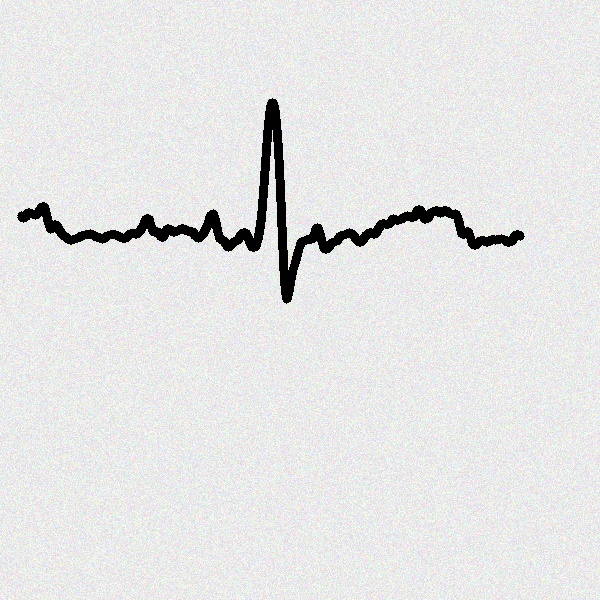
#> input picture images/MLII_A_1.jpeg, 600 x 600 px, given in place of MLII_R_9.jpeg, which was not available
$ jupyter execute --allow-errors main.ipynb   (shell and % lines are left out)   (Python 2 division)   (text cells are left out)
#> lines starting #> are read from the running program, lines starting #| are printed output that depends on the picture; after the words box and inside, x2 and y2 are one past the last pixel; in counts of white or black regions, pixels touching at a corner belong together
[cell 1]
import cv2
import wfdb as wf
import numpy as np
import pandas as pd
from glob import glob
from tqdm import tqdm
from lxml import etree
from matplotlib import pyplot as plt
import os

[cell 2]
pd.__version__

[cell 3]
# Prepare data access
paths = glob('data/mitdb/*.dat')
paths = [path[:-4] for path in paths]
paths.sort()
print paths

[cell 4]
beat_annotations = ['N', 'L', 'R', 'B',
                    'A', 'a', 'J', 'S', 'V',
                    'r', 'F', 'e', 'j', 'n',
                    'E', '/', 'f', 'Q', '?']
# 0.5 of how much signal we want per beat
half_qrs = 120

[cell 5]
# Prepare the final container
base = pd.DataFrame()

for path in tqdm(paths):
    # print 'Working with file:', path
    ann = wf.rdann(path, 'atr')

    record = wf.rdsamp(path)

    # We want just the signals
    data = record.p_signals

    # Prepare containers
    signals, classes = [], []

#     print dir(ann)
    # Beat extraction
    for it, beat in enumerate(ann.symbol):
        if beat in beat_annotations:
            # Defend from the dumb annotation hacking my folder structure
            if beat == '/': beat = 'C'

            sta = ann.sample[it] - half_qrs
            end = ann.sample[it] + half_qrs
            qrs = data[sta : end, :]

            # This may happen at the edges
            if len(qrs) != 2 * half_qrs: continue

            # Keep the channel type in the class name
            for ch in range(2):
                beat_class = '{}_{}'.format(record.signame[ch], beat)
                signals.append(qrs[:, ch])
                classes.append(beat_class)

    new_frame = pd.DataFrame({'qrs_data' : signals,
                              'qrs_type' : classes})
    # Cumulate
    base = base.append(new_frame)

#> (a cell that did not finish here is left out)

#> (a cell that did not finish here is left out)

[cell 8]
# Stretch helper
# [7 lines left out: function stretch, not called in this run]

[cell 9]
# Box generator
# [14 lines left out: function get_box, not called in this run]

[cell 10]
# Constant factors
height = 400
scale_factor = 4

# Reshape to fit the screen
# [12 lines left out: function reshape, not called in this run]

[cell 11]
# Keep the tensorflow object_detection API standards for annotations
# [38 lines left out: function make_annotation, not called in this run]

#> (a cell that did not finish here is left out)

#> (a cell that did not finish here is left out)

[cell 14]
img = cv2.imread('images/MLII_R_9.jpeg')
#> img is the input picture: shape (600, 600, 3); mean B, G, R 228.4, 228.4, 228.3
cv2.rectangle(img,(241,148),(395,350),(255,30,30),thickness=4)
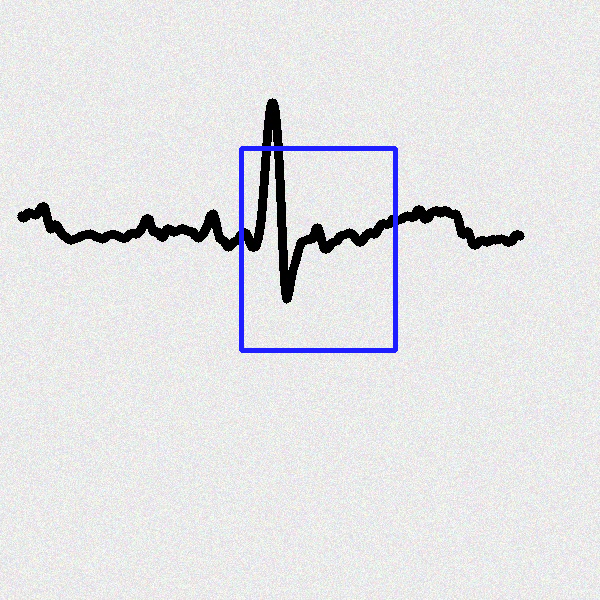
#> img: shape (600, 600, 3); 0.99% of pixels changed, all inside (x1, y1, x2, y2) = (239, 146, 398, 353)
plt.imshow(img)


$ run again, on images/MLII_A_6.jpeg
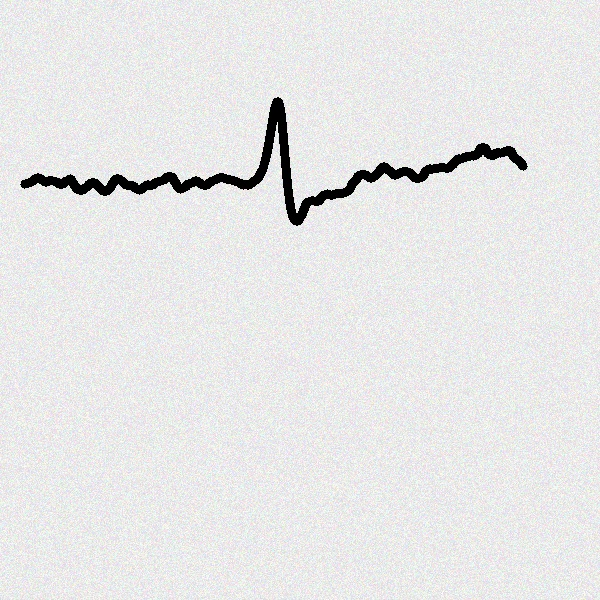
#> input picture images/MLII_A_6.jpeg, 600 x 600 px, given in place of MLII_R_9.jpeg, which was not available
#> img is the input picture: shape (600, 600, 3); mean B, G, R 230, 230, 230
#> `cv2.rectangle(img,(241,148),(395,350),(255,30,30),thickness=4)`:
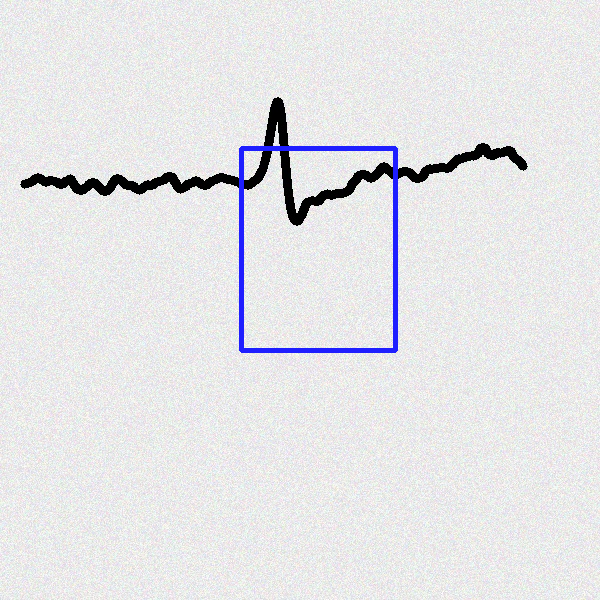
#> img: shape (600, 600, 3); 0.99% of pixels changed, all inside (x1, y1, x2, y2) = (239, 146, 398, 353)

$ run again, on images/MLII_A_7.jpeg
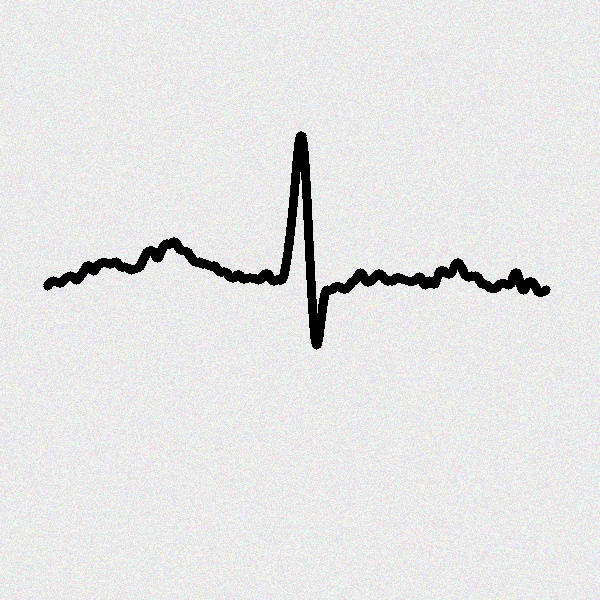
#> input picture images/MLII_A_7.jpeg, 600 x 600 px, given in place of MLII_R_9.jpeg, which was not available
#> img is the input picture: shape (600, 600, 3); mean B, G, R 228.6, 228.6, 228.5
#> `cv2.rectangle(img,(241,148),(395,350),(255,30,30),thickness=4)`:
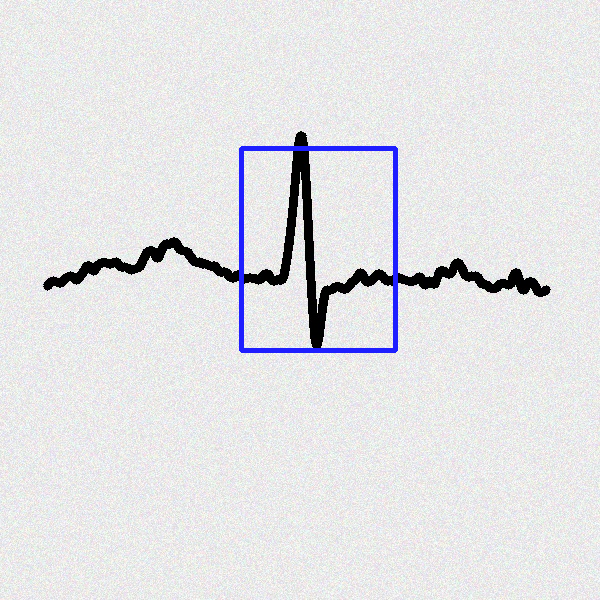
#> img: shape (600, 600, 3); 0.99% of pixels changed, all inside (x1, y1, x2, y2) = (239, 146, 398, 353)

$ run again, on images/MLII_C_14.jpeg
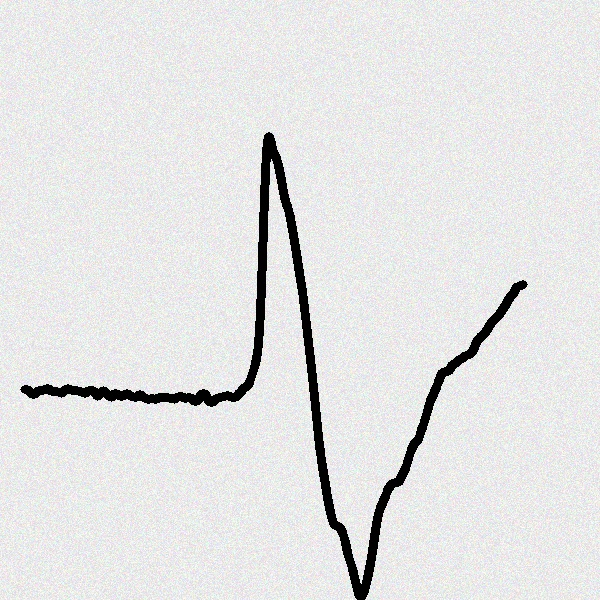
#> input picture images/MLII_C_14.jpeg, 600 x 600 px, given in place of MLII_R_9.jpeg, which was not available
#> img is the input picture: shape (600, 600, 3); mean B, G, R 226.6, 226.6, 226.6
#> `cv2.rectangle(img,(241,148),(395,350),(255,30,30),thickness=4)`:
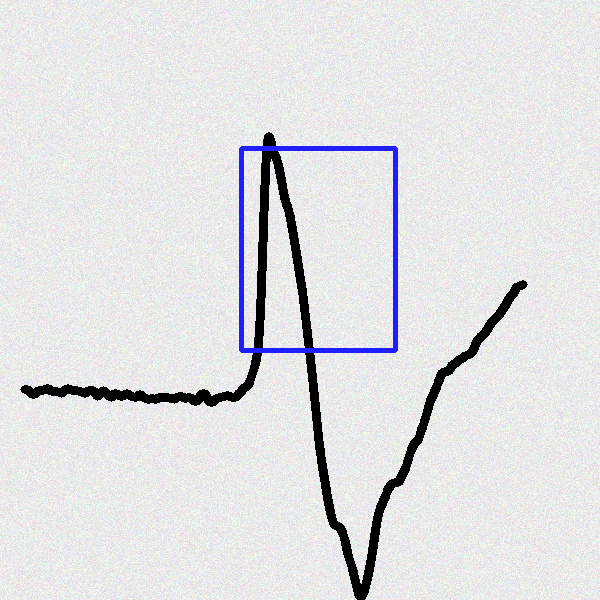
#> img: shape (600, 600, 3); 0.99% of pixels changed, all inside (x1, y1, x2, y2) = (239, 146, 398, 353)
